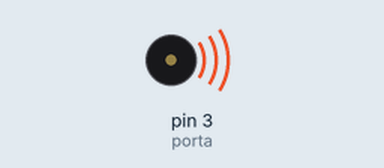
Simulated run of this sketch. Board: Arduino Uno, built with avr-gcc and run on an emulated ATmega328P. On the bench: buzzer (waves = sounding).

Above: at 0.1 s.
Timing chart, 0 to 1.6 s (numbered marks = the images above):
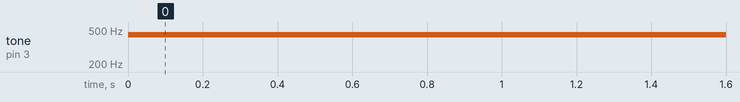

Measured:
- by itself, tone on pin 3 (porta): silent → 440 Hz at 0.00 s

The sketch:

02escolhaFrequencia.ino
```cpp
int frequencia =440, porta = 3;

void setup() {
  pinMode(porta, OUTPUT);
}

void loop() {
    tone(porta, frequencia);
}
```
